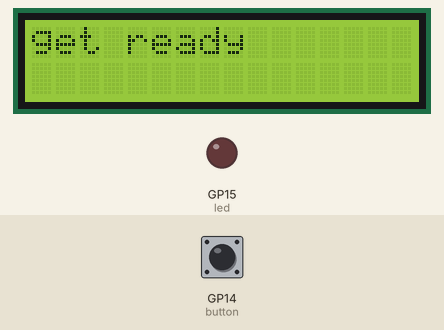
Bench run of a program on a simulated Raspberry Pi Pico running MicroPython. Shown: 16×2 character LCD, output pins drawn as LEDs (lit = HIGH). Wiring (from the project's diagram.json): green button on GP14, red LED on GP15. The inputs (shaded band) are chosen by the test bench; at power-on: GP14 (button) LOW. Random numbers come from a fixed seed; library files of the repository ran but are not shown: pico_i2c_lcd.py.

Above: at 1.2 s.
1.3 s: GP14 (button) pulled HIGH for 0.15 s
At 1.8 s:
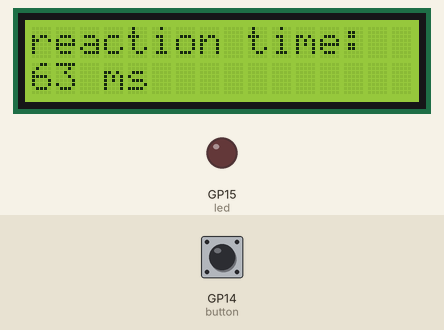
At 11.8 s:
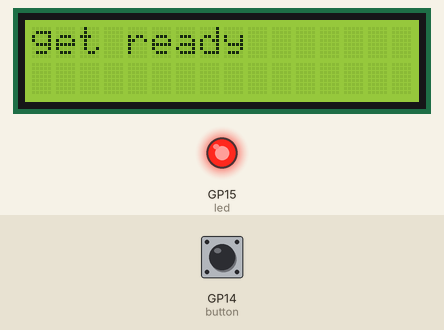
Timing chart, 0 to 12.0 s (numbered marks = the images above; inputs shaded):
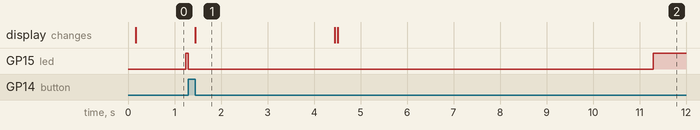

Measured:
- after the input at 1.3 s, GP15 (led): HIGH → LOW at once, → HIGH 10.0 s later; the display: changes after 0.14 s (image 1)

The program:

main.py
```python
from pico_i2c_lcd import I2cLcd
from machine import Pin, I2C
import time
import random
#component setup
led = Pin(15, Pin.OUT)
button = Pin(14, Pin.IN, Pin.PULL_DOWN)
#lcd setup
I2c = I2C(0, sda = Pin(0), scl = Pin(1), freq = 400000)
lcd = I2cLcd(I2c, 0X27, 2, 16)
while True:
  lcd.clear()
  lcd.putstr("get ready")
  wait_time = random.uniform(0,8)
  time.sleep(wait_time)
  led.value(1)
  start = time.ticks_ms()
  while button.value() == 0:
    pass
  reaction = time.ticks_ms() - start
  led.value(0)
  lcd.clear()
  lcd.putstr("reaction time:")
  lcd.move_to(0,1)
  lcd.putstr(str(reaction)+" ms")
  time.sleep(3)
```
